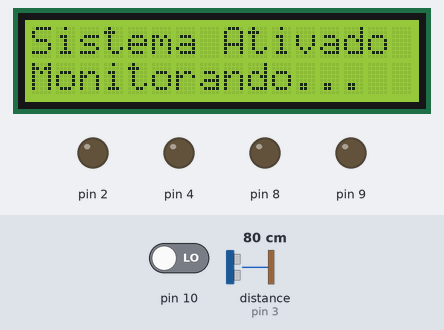
Recording of a sketch running on a simulated Arduino Uno, built with avr-gcc and run on an emulated ATmega328P. Parts: 16×2 character LCD, output pins drawn as LEDs (lit = HIGH). The test bench sets the inputs (shaded band); at power-on: pin 10 LOW, distance to the obstacle (sensor on pin 3) 80 cm. The echo pulse lasts 58.3 µs per cm; what the sketch prints to the serial monitor is not drawn.

Above: at 1.2 s.
1.3 s: pin 10 driven HIGH
At 2.2 s:
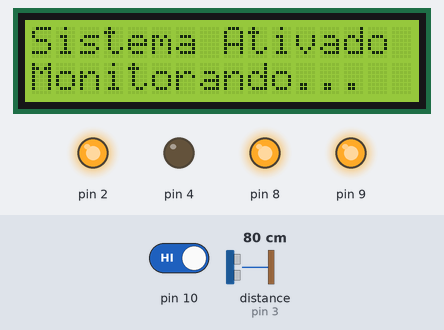
Timing chart, 0 to 4.3 s (numbered marks = the images above; inputs shaded):
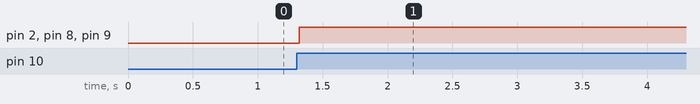

Measured:
- after the input at 1.3 s, pin 2, pin 8, pin 9: LOW → HIGH at once

The sketch:

projeto_sistema_de_seguran_a1.ino
```cpp
// C++ code
//
#include <LiquidCrystal_I2C.h>
#include <Wire.h>

LiquidCrystal_I2C lcd(34,16,2);


long readUltrasonicDistance(int triggerPin, int echoPin)
{
  pinMode(triggerPin, OUTPUT);  // Clear the trigger
  digitalWrite(triggerPin, LOW);
  delayMicroseconds(2);
  // Sets the trigger pin to HIGH state for 10 microseconds
  digitalWrite(triggerPin, HIGH);
  delayMicroseconds(10);
  digitalWrite(triggerPin, LOW);
  pinMode(echoPin, INPUT);
  // Reads the echo pin, and returns the sound wave travel time in microseconds
  return pulseIn(echoPin, HIGH);
}

void setup()
{
  lcd.init();
  lcd.backlight();
  pinMode(10, INPUT);
  Serial.begin(9600);
  pinMode(2, OUTPUT);
  pinMode(8, OUTPUT);
  pinMode(9, OUTPUT);
}

void loop()
{
  lcd.setBacklight(HIGH);
  lcd.setCursor(0,0);
  lcd.print("Sistema Ativado");
  lcd.setCursor(0,1);
  lcd.print("Monitorando...");
  Serial.println(digitalRead(10));
  while (digitalRead(10) == 1) {
    if (0.01723 * readUltrasonicDistance(4, 3) >= 336 && 0.01723 * readUltrasonicDistance(6, 5) >= 336) {
      digitalWrite(2, LOW);
      digitalWrite(8, LOW);
      digitalWrite(9, LOW);
    } else {
      if (0.01723 * readUltrasonicDistance(4, 3) < 336 || 0.01723 * readUltrasonicDistance(6, 5) < 336) {
        digitalWrite(2, HIGH);
        digitalWrite(8, HIGH);
        digitalWrite(9, HIGH);
      }
    }
  }
  delay(10); // Delay a little bit to improve simulation performance
}
```
